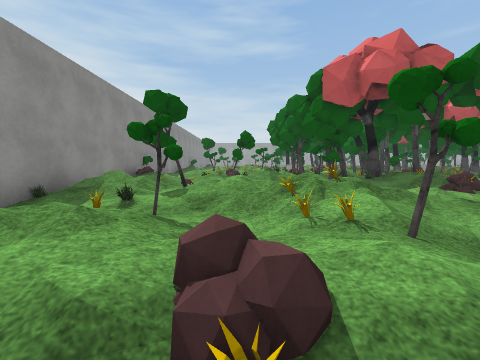
View 1 (above)

24 first-person views from a walk through a Unity game level. The camera is 1.5 m above the floor, tilts 4° down and sees 90° across. The floor is counted in squares, 2 m on a side. Each view is taken from the middle of a square. On the plan, view 1 faces up. The plan holds only what a view shows up to about 9 squares ahead; the rest is blank. The place goes on beyond the plan. The player character is not drawn. Some surface patterns are stand-ins.

View 2
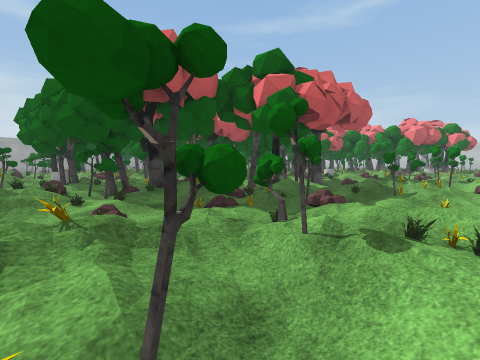

View 3
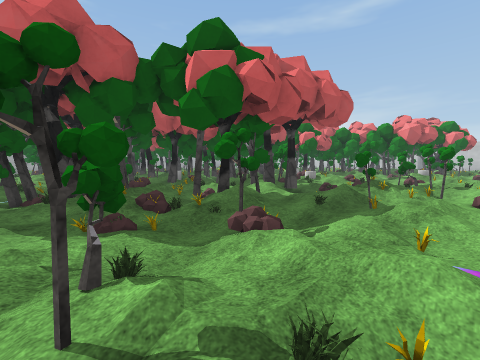

View 4
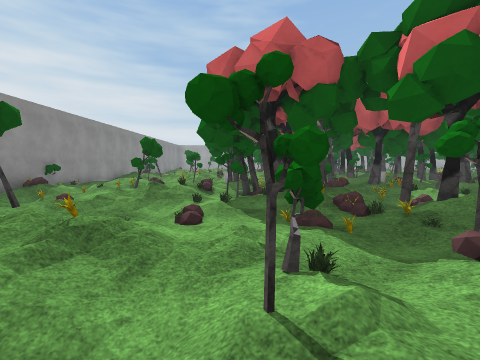

View 5
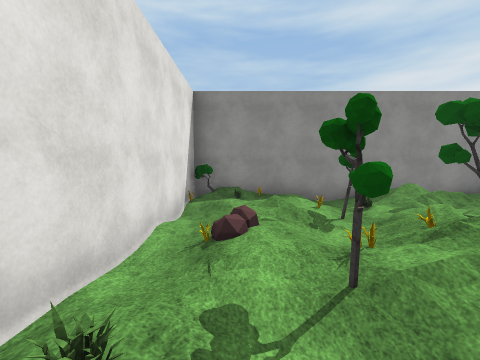

View 6
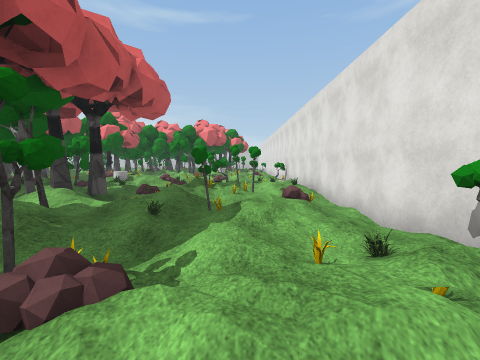

View 7
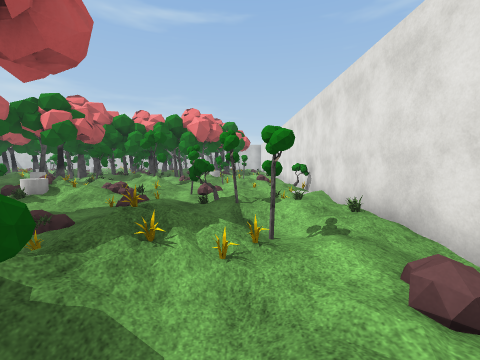

View 8
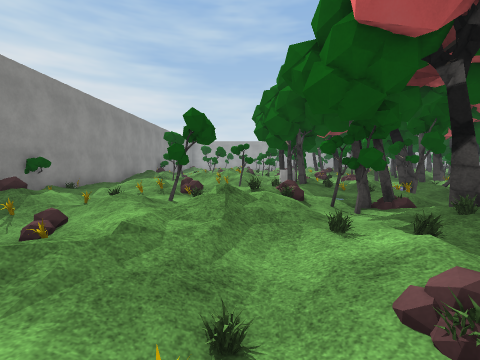

View 9
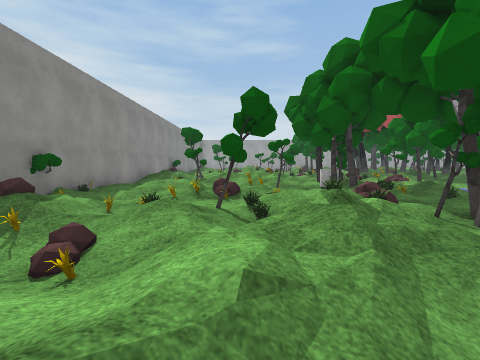

View 10
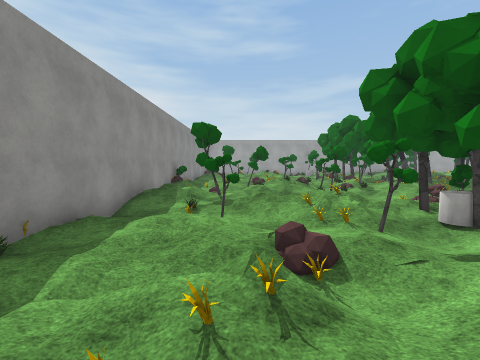

View 11
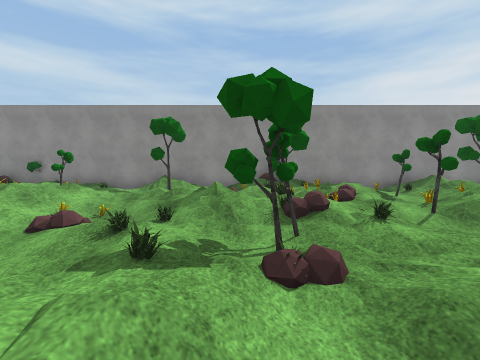

View 12
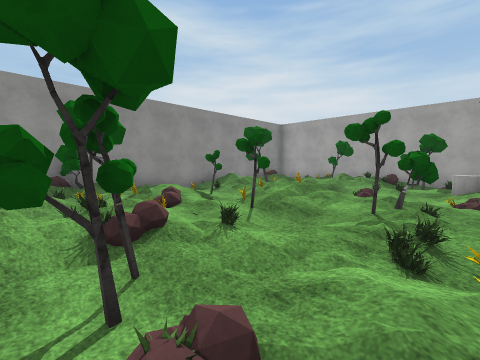

View 13
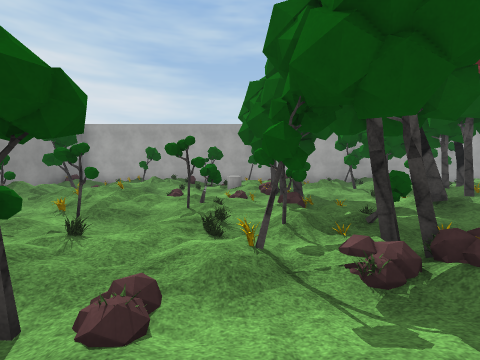

View 14
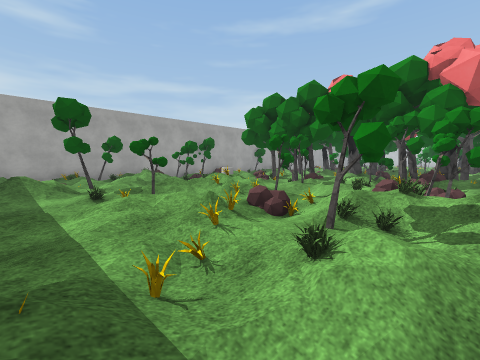

View 15
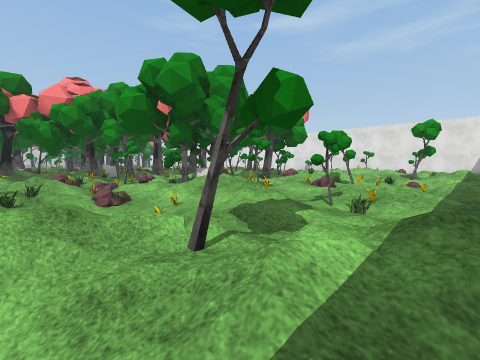

View 16
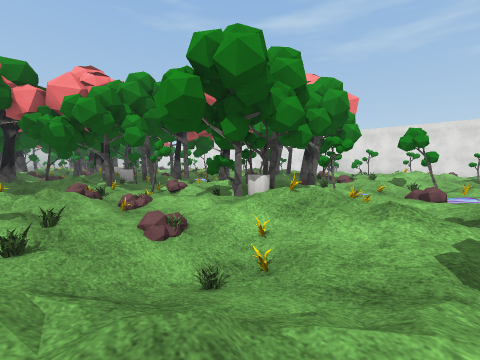

View 17
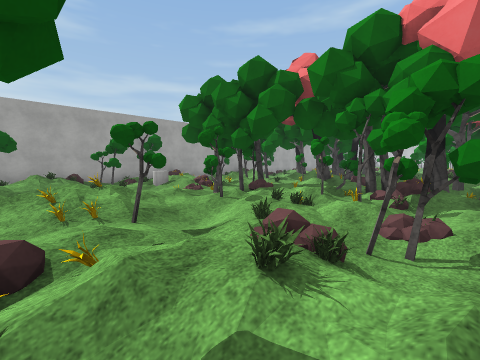

View 18
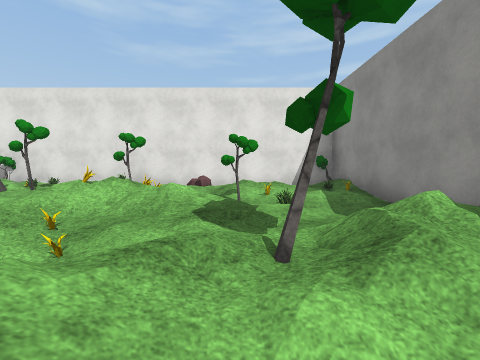

View 19
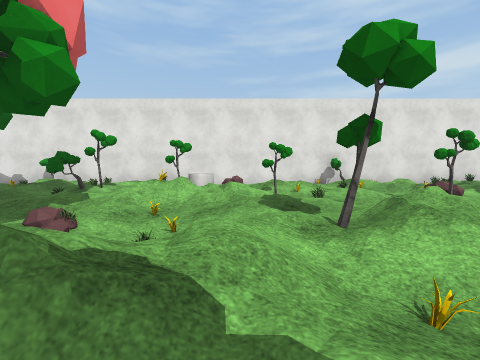

View 20
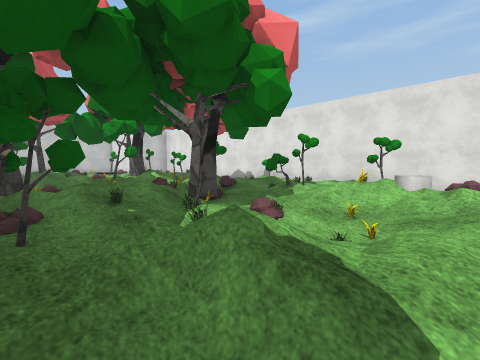

View 21
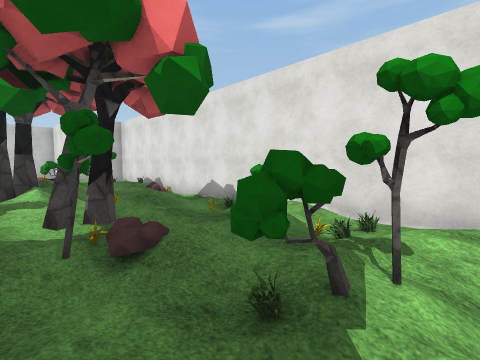

View 22
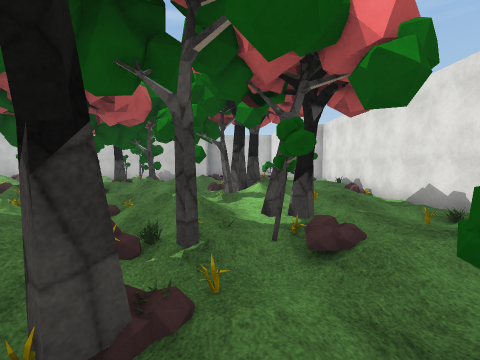

View 23
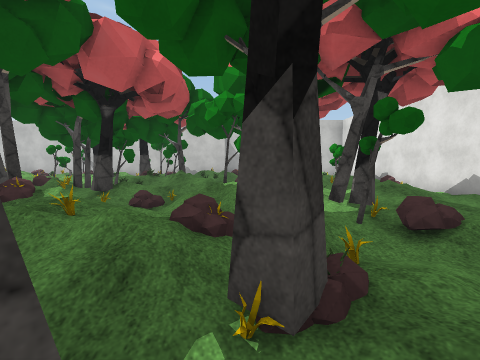

View 24
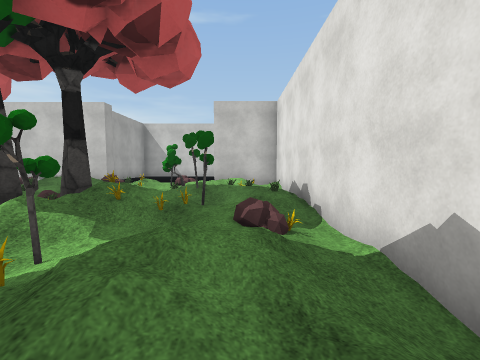

### Floor plan
Key: @ floor where view 1 was taken; # wall or solid block; x gap in a wall; . main floor; : floor 0.25 m higher than the main floor; - floor 0.25 m lower than the main floor; + floor 0.5 m higher than the main floor; _ floor 0.5 m lower than the main floor; / step, stairs or slope; = window, fence, low wall or low ledge; C cylinder.
Columns run from 4 left of view 1 to 35 right of it. Each row starts with its distance up from view 1.
 28  ########
 27   =:# /.
 26 #/////#.
 25 #  ////:C/
 24 # =////.////#
 23 #//.  /.=#/.//#
 22 #-/////+:#//##=
 21 #/.#///#///:#/
 20 #.+//#-//+/://
 19 #:///:/+###./
 18 #/.:#///###//
 17 #/////#////##/
 16 #////////  / #
 15 #/#////.///=#/
 14 #=.://..=#//./
 13 #-#//=:/.#--/#
 12 #:/#///#://#
 11 #./+:#/#// #                    #/#
 10 #://#.//.##                    //#.#
  9 #/=////./##=#      x#         x////    #
  8 #/./#/###./  #= x/ //  .  #/./ .#x/    #
  7 #/////####///##  /C  _////.////#//#    #
  6 #//.//.///#/ //x//+ //://..##///// /./ #
  5 #/#/./#./=/##/ #/././/////.#=//#/ _/ /=
  4 #/.:////:./.:////:///.:////:.//./#/  ==
  3 #/.#///#///./#//:#.#/.#/C/:/x##/### #.##
  2 #://.#//:+::///#/x//:/// x////:// #//::#
  1 #/:/=:/+///:/#://=///: =  /=//.://:/+=/#
  0 #./-@-//.:#/---///./#/   //.:#:/-////.:#
 -1 ########################################

Where each view was taken, in squares from view 1:
view 1: 0 up, 0 right, facing up
view 2: 1 up, 1 right, facing up-right
view 3: 1 up, 3 right, facing up-right
view 4: 1 up, 3 right, facing up
view 5: 1 up, 3 right, facing left
view 6: 2 up, 4 right, facing right
view 7: 2 up, 8 right, facing right
view 8: 4 up, 1 right, facing up
view 9: 5 up, 0 right, facing up
view 10: 8 up, 1 left, facing up
view 11: 17 up, 5 right, facing left
view 12: 17 up, 4 right, facing up-left
view 13: 16 up, 4 right, facing up
view 14: 17 up, 3 left, facing up-right
view 15: 16 up, 3 left, facing down-right
view 16: 16 up, 1 left, facing down-right
view 17: 17 up, 0 right, facing up-right
view 18: 7 up, 1 left, facing down
view 19: 8 up, 19 right, facing down
view 20: 8 up, 19 right, facing down-right
view 21: 4 up, 22 right, facing down-right
view 22: 4 up, 22 right, facing right
view 23: 5 up, 22 right, facing right
view 24: 1 up, 26 right, facing right
